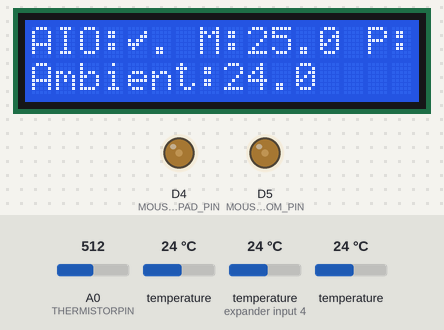
The program below on a simulated ESP8266 (Wemos D1 mini). Parts: 16×2 character LCD, output pins drawn as LEDs (lit = HIGH). Inputs (shaded band) come from the test bench; at power-on: A0 (THERMISTORPIN) = 512, temperature (sensor on expander input 4) 24 °C, temperature 24 °C. What the program prints to the serial monitor is not drawn.

Above: at 4.3 s.
4.4 s: A0 (THERMISTORPIN) set to 306
At 6.8 s:
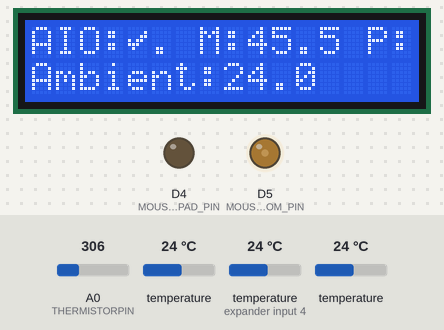
7.1 s: temperature (sensor on expander input 4) set to 34.5 °C
8.7 s: temperature (sensor on expander input 4) set to 35.6 °C
At 9.9 s:
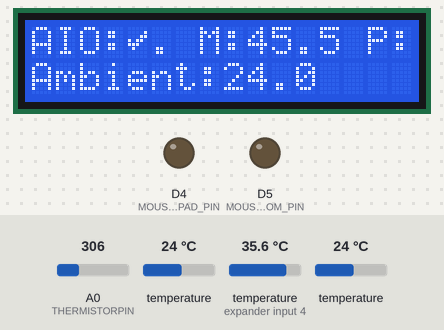
10.9 s: A0 (THERMISTORPIN) set to 716
At 13.5 s:
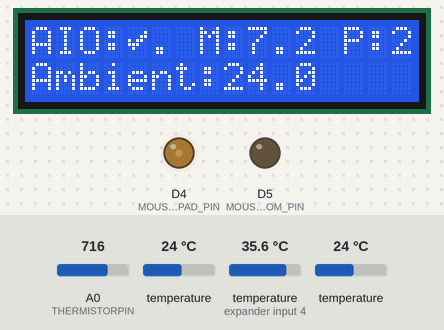
13.8 s: temperature (sensor 0) set to 12 °C
At 15.1 s:
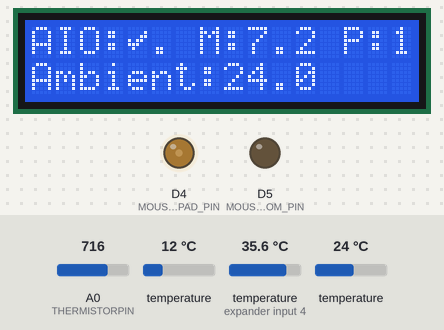
15.7 s: temperature (sensor 200) set to 12 °C
At 16.5 s:
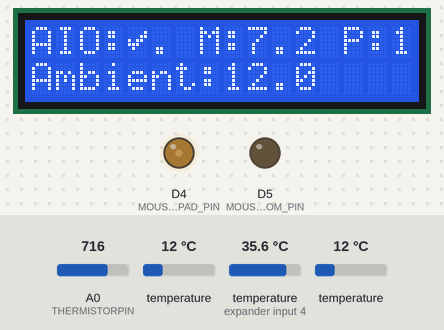
Timing chart, 0 to 18.6 s (numbered marks = the images above; inputs shaded):
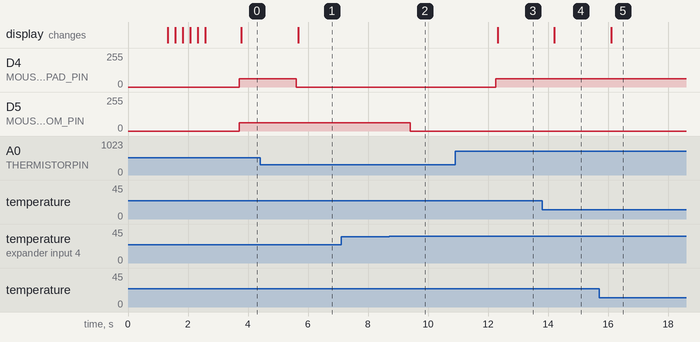

Measured:
- the behaviour switches between 35 and 35.1 °C on temperature (sensor on expander input 4) (found by bisection; images 1 and 2)
- after the input at 4.4 s, D4 (MOUSE_PAD_PIN): 63/255 → 0/255 after 1.2 s; the display: changes after 1.3 s (image 1)
- after the input at 7.1 s, every drawn part: stays the same
- after the input at 8.7 s, D5 (MOUSE_ROOM_PIN): 63/255 → 0/255 after 0.71 s
- after the input at 10.9 s, D4 (MOUSE_PAD_PIN): 0/255 → 63/255 after 1.4 s; the display: changes after 1.4 s (image 3)
- after the input at 13.8 s, the display: changes after 0.42 s (image 4)
- after the input at 15.7 s, the display: changes after 0.41 s (image 5)

The program:

main.cpp
```cpp
#include "..\lib\vital_lib.cpp"
#include "..\lib\iot_lib.cpp"
#include "..\include\secrets.h"

uint_fast32_t updateIOTInterval = 10000;

Iot MyIot(IO_USERNAME,IO_KEY,WIFI_SSID,WIFI_PASS,updateIOTInterval);
Vital MyVital(ONE_WIRE_BUS,LCD_ADDRESS,LCD_COLS,LCD_ROWS);

DeviceAddress PAD_SENS  = {0x28, 0xFF, 0x67, 0x98, 0x90, 0x16, 0x04, 0xFA};
DeviceAddress ROOM_SENS = {0x28, 0x70, 0x56, 0x79, 0xA2, 0x00, 0x03, 0xEF};
DeviceAddress AMB_SENS  = {0x28, 0xF9, 0x9D, 0x79, 0xA2, 0x00, 0x03, 0xC1};

//%%%%%%%%%%%%%%%%%%%%%%%%%%%%%%%%%%%%%%%%%%%%%%%%%%%%%%%%%%%%%%%%%%%%%%%%%%%%%%
//%%%%%%%%%%%%%%%%%%%%%%%%%%%%%%%%%%%%%%%%%%%%%%%%%%%%%%%%%%%%%%%%%%%%%%%%%%%%%%
void setup(void) {
  setup_serial();

  MyVital.setup_lcd();
  MyVital.setup_io_pins();
  MyVital.setup_temp_sensor(12); // set resolution for temp sensor
  MyVital.PadTempSens =     &PAD_SENS;
  MyVital.RoomTempSens =    &ROOM_SENS;
  MyVital.AmbientTempSens = &AMB_SENS;

  MyVital.get_temp_sensor_address();

  // MyIot.check_connection(); // connect to IOT server
  MyIot.aio.connect();
  // wait for a connection
  while (MyIot.aio.status() < AIO_CONNECTED)
  {
    MyVital.V_LCD.print(".");
    delay(250);
  }
}

//%%%%%%%%%%%%%%%%%%%%%%%%%%%%%%%%%%%%%%%%%%%%%%%%%%%%%%%%%%%%%%%%%%%%%%%%%%%%%%
//%%%%%%%%%%%%%%%%%%%%%%%%%%%%%%%%%%%%%%%%%%%%%%%%%%%%%%%%%%%%%%%%%%%%%%%%%%%%%%
void loop(void) {
  MyIot.check_connection();
  MyVital.control_heat_pads();

  MyIot.send_data(MyVital.analTemp, MyVital.padTemp, MyVital.pwmValue, MyVital.roomTemp, MyVital.ambTemp);

  bool aioConnected = (MyIot.aio.status() == AIO_CONNECTED);
  MyVital.update_lcd(aioConnected); // FIXME -> replace with proper conn. check
  MyVital.update_serial();
}
```

iot_lib.h
```cpp
#ifndef IOT_LIB
#define IOT_LIB

#include <Arduino.h> // always required when using platformio
#include <String.h>
#include "AdafruitIO_WiFi.h"
#include "..\include\secrets.h"

class Iot
{
  public:
    Iot(const char* userName, const char* key, const char* ssid, const char* pass, uint_fast32_t updateInt):
      aio(userName, key, ssid, pass){
        updateIOTInterval = updateInt;
        padFeed = aio.feed("padFeed");
        mouseFeed = aio.feed("mouseFeed");
        pwmFeed = aio.feed("pwmFeed");
        roomFeed = aio.feed("roomFeed");
        ambFeed = aio.feed("ambFeed");
      };
    inline ~Iot(){};

    inline void send_data(float analTemp, float padTemp, float pwmValue, float roomTemp, float ambTemp);
    inline void check_connection();

    AdafruitIO_WiFi aio; // handles connection to thing board
    AdafruitIO_Feed *padFeed;
    AdafruitIO_Feed *mouseFeed;
    AdafruitIO_Feed *pwmFeed;
    AdafruitIO_Feed *roomFeed;
    AdafruitIO_Feed *ambFeed;

    WiFiClient client; // handles connection to thing board
    uint_fast8_t wifiStatus = WL_IDLE_STATUS;
    uint_fast32_t lastSend;

  private:
    // we get 30 writes per minute
    uint_fast32_t updateIOTInterval;
    uint_fast32_t previousDataSend = updateIOTInterval;
};

#endif
```

secrets.h
```cpp
#ifndef SECRETS
#define SECRETS

const char WIFI_SSID[] = "RazanskyLab";
const char WIFI_PASS[] = "WeLoveOptoacoustics";

const char IO_USERNAME[] = "r0oland";
const char IO_KEY[] = "6dba701a1470d0c8e9c61c75100c8e3acf3c8955";

#endif
```

vital_lib.h
```cpp
#ifndef VITAL_LIB
#define VITAL_LIB

#include <Arduino.h> // always required when using platformio
#include <OneWire.h>
#include <DallasTemperature.h>
#include <ESP8266WiFi.h>
#include <Wire.h>
#include <LiquidCrystal_I2C.h>
#include "..\include\secrets.h"

//%%%%%%%%%%%%%%%%%%%%%%%%%%%%%%%%%%%%%%%%%%%%%%%%%%%%%%%%%%%%%%%%%%%%%%%%%%%%%%
// Pin definitions
const uint8_t ONE_WIRE_BUS = D3; // temp. sensor connected on D2
const uint8_t MOUSE_PAD_PIN = D4; // transistor controll pin
const uint8_t MOUSE_ROOM_PIN = D5; // transistor controll pin
const uint8_t THERMISTORPIN = A0;

// % LCD related settings and stuff...------------------------------------------
const uint8_t LCD_ADDRESS = 0x27;
const uint8_t LCD_COLS = 40;
const uint8_t LCD_ROWS = 2;

uint8_t lcd_clock[8] = {0x0, 0xe, 0x15, 0x17, 0x11, 0xe, 0x0};
uint8_t heart[8] = {0x0, 0xa, 0x1f, 0x1f, 0xe, 0x4, 0x0};
uint8_t check[8] = {0x0, 0x1 ,0x3, 0x16, 0x1c, 0x8, 0x0};

#if defined(ARDUINO) && ARDUINO >= 100
#define printByte(args)  write(args);
#else
#define printByte(args)  print(args,BYTE);
#endif

// General Function Declarations
void setup_serial();

// Vital Class Definition %%%%%%%%%%%%%%%%%%%%%%%%%%%%%%%%%%%%%%%%%%%%%%%%%%%%%%
class Vital
{
  public:
    Vital(uint8_t oneWireBus, uint8_t lcd_addr, uint8_t lcd_cols, uint8_t lcd_rows):
      V_OneWire(oneWireBus),
      V_LCD(lcd_addr,lcd_cols,lcd_rows),
      V_TempSensor(&V_OneWire)
      {
        for (iErr = 0; iErr < nInt; iErr++)  // reset error container to 0s
          errContainer[iErr] = 0;
        iErr = 0;
      };

    void setup_lcd();
    void setup_io_pins();
    void setup_temp_sensor(uint8_t sensReso);
    void get_temp_sensor_address();
    void update_serial();
    void get_analog_temp();
    void get_digital_temp();
    void control_heat_pads();
    void update_lcd(bool iotConnected);

    LiquidCrystal_I2C V_LCD;
    OneWire V_OneWire;
    DallasTemperature V_TempSensor;
    DeviceAddress* PadTempSens;
    DeviceAddress* RoomTempSens;
    DeviceAddress* AmbientTempSens;

    //%%%%%%%%%%%%%%%%%%%%%%%%%%%%%%%%%%%%%%%%%%%%%%%%%%%%%%%%%%%%%%%%%%%%%%%%%%%%%%
    // variables for analog & digital temperature measurements
    const uint16_t THERMISTORNOMINAL = 10000;
    const float TEMPERATURENOMINAL = 25.0;
    const uint8_t N_SAMPLES = 10;
    const uint16_t BCOEFFICIENT = 3960;
    const uint16_t SERIESRESISTOR = 9970;
    const float faultTemperature = -120; // TODO make sure to use this!

    float targetTemperature = 37.0;
    float maxPadTemp = 45.0;
    float analTemp = 0.0; // temperature measured in anus
    float padTemp = 0.0;
    float roomTemp = 0.0;
    float ambTemp = 0.0;

    //%%%%%%%%%%%%%%%%%%%%%%%%%%%%%%%%%%%%%%%%%%%%%%%%%%%%%%%%%%%%%%%%%%%%%%%%%%%%%%
    // PID variables
    float err; // difference between measured and set point
    float previous_err = 0;
    float integral = 0;
    float derivative = 0;
    const uint_fast8_t nInt = 20;
    float errContainer[20];
    unsigned char iErr; // runs from 1 to 10
    const float pValue = 90.0; // proportional part of controller
    const float dValue = 0; // differential part of controller
    const float iValue = 10; // integral part of controller
    float pwmValue = 0; // set initial heating to 0
    int iPwmValue = 0; // inted pwm value

  private:
};


#endif
```
